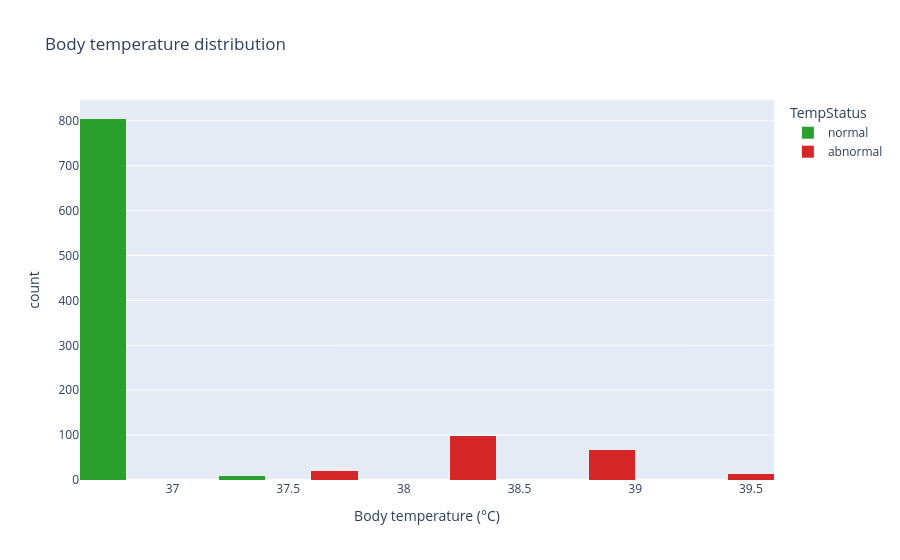

This figure's notebook cell:
### Markdown cell above
## Body temperature

Temperature is far more stable: most readings sit inside the 36.5–37.5 °C band, with
a small tail of higher readings.

### Code cell
fig = px.histogram(
    df, x="BodyTempC", color="TempStatus", nbins=20,
    color_discrete_map={"normal": "#2ca02c", "abnormal": "#d62728"},
    labels={"BodyTempC": "Body temperature (°C)"},
    title="Body temperature distribution",
)
fig.show()

### Figure 1 — Plotly figure (JSON) as saved in the notebook; plotly's stock layout.template omitted (floating-point values rounded to 4 significant figures; data arrays with more than 128 entries replaced by an {"elided": "..."} marker saying what was removed)
{"data": [{"bingroup": "x", "hovertemplate": "TempStatus=normal<br>Body temperature (°C)=%{x}<br>count=%{y}<extra></extra>", "legendgroup": "normal", "marker": {"color": "#2ca02c", "pattern": {"shape": ""}}, "name": "normal", "nbinsx": 20, "orientation": "v", "showlegend": true, "type": "histogram", "x": {"elided": "814 float values"}, "xaxis": "x", "yaxis": "y"}, {"bingroup": "x", "hovertemplate": "TempStatus=abnormal<br>Body temperature (°C)=%{x}<br>count=%{y}<extra></extra>", "legendgroup": "abnormal", "marker": {"color": "#d62728", "pattern": {"shape": ""}}, "name": "abnormal", "nbinsx": 20, "orientation": "v", "showlegend": true, "type": "histogram", "x": {"elided": "197 float values"}, "xaxis": "x", "yaxis": "y"}], "layout": {"barmode": "relative", "legend": {"title": {"text": "TempStatus"}, "tracegroupgap": 0}, "title": {"text": "Body temperature distribution"}, "xaxis": {"anchor": "y", "domain": [0.0, 1.0], "title": {"text": "Body temperature (°C)"}}, "yaxis": {"anchor": "x", "domain": [0.0, 1.0], "title": {"text": "count"}}}}
